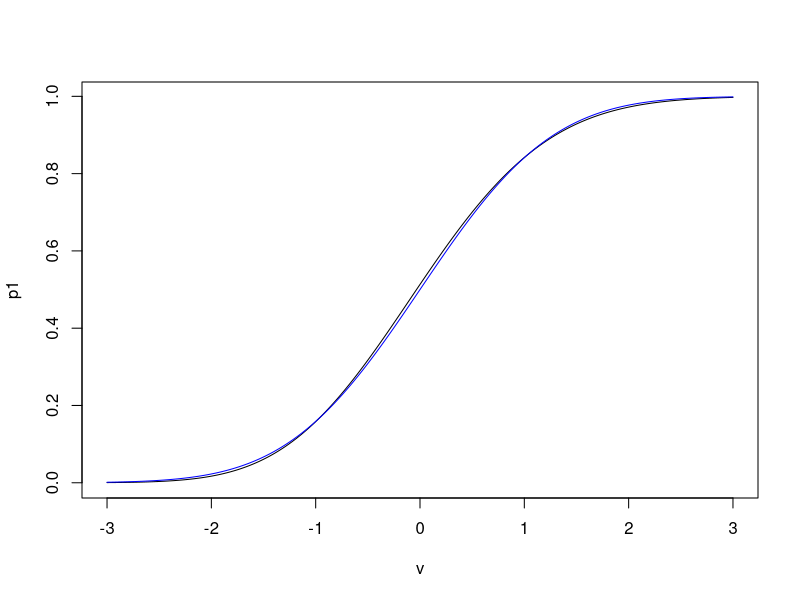
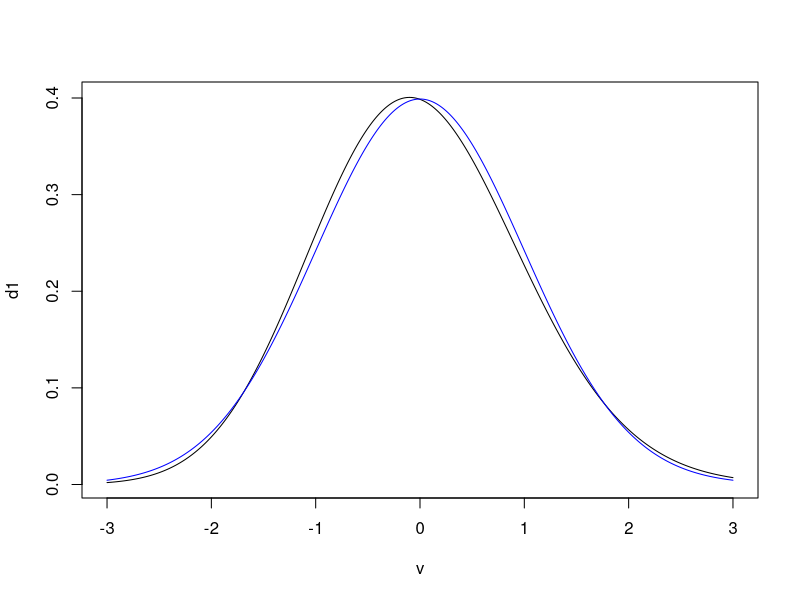

Generate these figures, in order, with R:
# Ex12 Q5

pchisq(q = 1.25, df = 1)
pchisq(q = 1.75, df = 3)
1 - pt(q = 2.920, df = 2)

# Ex12 Additional Q2
## Y ~ chisq_n, then V = (Y - n) / sqrt(2n) --> N(0, 1)

n=200
v = seq(-3, 3, length.out = 500)

# Cumulative Density functon:
## F_V(v) = F_Y( sqrt(2n) * v + n)
p1 = pchisq(q = sqrt(2*n) * v + n, df = n)
p2 = pnorm(v)

plot(x = v, y = p1, type = "l")
lines(x = v, y = p2, col = "blue")

# Density functon:
## f_V(v) = f_Y( sqrt(2n) * v + n) * sqrt(2n)
d1 = dchisq(x = sqrt(2*n) * v + n, df = n) * sqrt(2*n)
d2 = dnorm(v)

plot(x = v, y = d1, type = "l")
lines(x = v, y = d2, col = "blue")